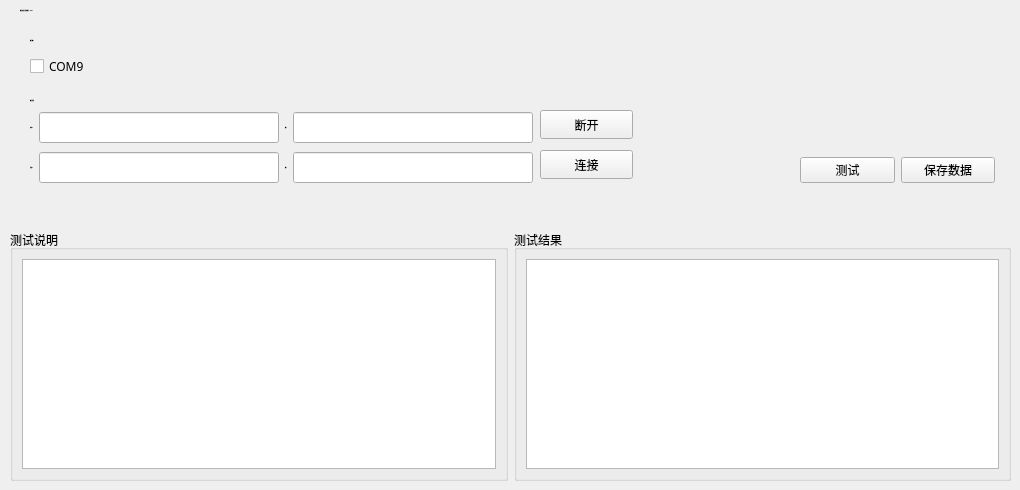
        <widget class="QWidget" name="testexecute_page6">
         <widget class="QWidget" name="layoutWidget_9">
          <property name="geometry">
           <rect>
            <x>10</x>
            <y>230</y>
            <width>1001</width>
            <height>251</height>
           </rect>
          </property>
          <layout class="QGridLayout" name="gridLayout_21">
           <item row="0" column="0">
            <widget class="QGroupBox" name="groupBox_7">
             <property name="title">
              <string>测试说明</string>
             </property>
             <layout class="QGridLayout" name="gridLayout_22">
              <item row="0" column="0">
               <widget class="QTextBrowser" name="testexecute_page6_textBrowser_guide"/>
              </item>
             </layout>
            </widget>
           </item>
           <item row="0" column="1">
            <widget class="QGroupBox" name="groupBox_8">
             <property name="title">
              <string>测试结果</string>
             </property>
             <layout class="QGridLayout" name="gridLayout_23">
              <item row="0" column="0">
               <widget class="QTextBrowser" name="testexecute_page6_textBrowser_log"/>
              </item>
             </layout>
            </widget>
           </item>
          </layout>
         </widget>
         <widget class="QLabel" name="testexecute_page6_label_18">
          <property name="geometry">
           <rect>
            <x>30</x>
            <y>90</y>
            <width>153</width>
            <height>21</height>
           </rect>
          </property>
          <property name="font">
           <font>
            <family>Microsoft YaHei</family>
            <pointsize>-1</pointsize>
            <weight>75</weight>
            <bold>true</bold>
           </font>
          </property>
          <property name="text">
           <string>测试配置</string>
          </property>
         </widget>
         <widget class="QWidget" name="layoutWidget_10">
          <property name="geometry">
           <rect>
            <x>30</x>
            <y>50</y>
            <width>375</width>
            <height>33</height>
           </rect>
          </property>
          <layout class="QGridLayout" name="gridLayout_24">
           <item row="0" column="0">
            <widget class="QCheckBox" name="testexecute_page6_checkBox_com9">
             <property name="font">
              <font>
               <family>Microsoft YaHei</family>
               <pointsize>9</pointsize>
              </font>
             </property>
             <property name="text">
              <string>COM9</string>
             </property>
            </widget>
           </item>
          </layout>
         </widget>
         <widget class="QWidget" name="layoutWidget_11">
          <property name="geometry">
           <rect>
            <x>30</x>
            <y>110</y>
            <width>503</width>
            <height>35</height>
           </rect>
          </property>
          <layout class="QGridLayout" name="gridLayout_25">
           <item row="0" column="0">
            <widget class="QLabel" name="testexecute_page6_label_19">
             <property name="font">
              <font>
               <family>Microsoft YaHei</family>
               <pointsize>-1</pointsize>
               <weight>75</weight>
               <bold>true</bold>
              </font>
             </property>
             <property name="text">
              <string>本地IP</string>
             </property>
            </widget>
           </item>
           <item row="0" column="1">
            <widget class="QLineEdit" name="testexecute_page6_lineEdit_local_ip">
             <property name="font">
              <font>
               <family>Microsoft YaHei</family>
               <pointsize>12</pointsize>
              </font>
             </property>
            </widget>
           </item>
           <item row="0" column="2">
            <widget class="QLabel" name="testexecute_page6_label_20">
             <property name="font">
              <font>
               <family>Microsoft YaHei</family>
               <pointsize>-1</pointsize>
               <weight>75</weight>
               <bold>true</bold>
              </font>
             </property>
             <property name="text">
              <string>端口</string>
             </property>
            </widget>
           </item>
           <item row="0" column="3">
            <widget class="QLineEdit" name="testexecute_page6_lineEdit_local_port">
             <property name="font">
              <font>
               <family>Microsoft YaHei</family>
               <pointsize>12</pointsize>
              </font>
             </property>
            </widget>
           </item>
          </layout>
         </widget>
         <widget class="QLabel" name="testexecute_page6_label_21">
          <property name="geometry">
           <rect>
            <x>20</x>
            <y>0</y>
            <width>241</width>
            <height>21</height>
           </rect>
          </property>
          <property name="font">
           <font>
            <family>Microsoft YaHei</family>
            <pointsize>-1</pointsize>
            <weight>75</weight>
            <bold>true</bold>
           </font>
          </property>
          <property name="text">
           <string>协议转换与控制测试：COM9</string>
          </property>
         </widget>
         <widget class="QWidget" name="layoutWidget_12">
          <property name="geometry">
           <rect>
            <x>800</x>
            <y>150</y>
            <width>195</width>
            <height>41</height>
           </rect>
          </property>
          <layout class="QGridLayout" name="gridLayout_26">
           <item row="0" column="0">
            <widget class="QPushButton" name="testexecute_page6_pushButton_execute">
             <property name="text">
              <string>测试</string>
             </property>
            </widget>
           </item>
           <item row="0" column="1">
            <widget class="QPushButton" name="testexecute_page6_pushButton_savedata">
             <property name="text">
              <string>保存数据</string>
             </property>
            </widget>
           </item>
          </layout>
         </widget>
         <widget class="QPushButton" name="testexecute_page6_pushButton_local_disconnet">
          <property name="geometry">
           <rect>
            <x>540</x>
            <y>110</y>
            <width>93</width>
            <height>29</height>
           </rect>
          </property>
          <property name="text">
           <string>断开</string>
          </property>
         </widget>
         <widget class="QWidget" name="layoutWidget_13">
          <property name="geometry">
           <rect>
            <x>30</x>
            <y>150</y>
            <width>503</width>
            <height>35</height>
           </rect>
          </property>
          <layout class="QGridLayout" name="gridLayout_27">
           <item row="0" column="0">
            <widget class="QLabel" name="testexecute_page6_label_22">
             <property name="font">
              <font>
               <family>Microsoft YaHei</family>
               <pointsize>-1</pointsize>
               <weight>75</weight>
               <bold>true</bold>
              </font>
             </property>
             <property name="text">
              <string>远程IP</string>
             </property>
            </widget>
           </item>
           <item row="0" column="1">
            <widget class="QLineEdit" name="testexecute_page6_lineEdit_remote_ip">
             <property name="font">
              <font>
               <family>Microsoft YaHei</family>
               <pointsize>12</pointsize>
              </font>
             </property>
            </widget>
           </item>
           <item row="0" column="2">
            <widget class="QLabel" name="testexecute_page6_label_23">
             <property name="font">
              <font>
               <family>Microsoft YaHei</family>
               <pointsize>-1</pointsize>
               <weight>75</weight>
               <bold>true</bold>
              </font>
             </property>
             <property name="text">
              <string>端口</string>
             </property>
            </widget>
           </item>
           <item row="0" column="3">
            <widget class="QLineEdit" name="testexecute_page6_lineEdit_remote_port">
             <property name="font">
              <font>
               <family>Microsoft YaHei</family>
               <pointsize>12</pointsize>
              </font>
             </property>
            </widget>
           </item>
          </layout>
         </widget>
         <widget class="QLabel" name="testexecute_page6_label_24">
          <property name="geometry">
           <rect>
            <x>30</x>
            <y>30</y>
            <width>153</width>
            <height>21</height>
           </rect>
          </property>
          <property name="font">
           <font>
            <family>Microsoft YaHei</family>
            <pointsize>-1</pointsize>
            <weight>75</weight>
            <bold>true</bold>
           </font>
          </property>
          <property name="text">
           <string>测试端口</string>
          </property>
         </widget>
         <widget class="QPushButton" name="testexecute_page6_pushButton_remote_link">
          <property name="geometry">
           <rect>
            <x>540</x>
            <y>150</y>
            <width>93</width>
            <height>29</height>
           </rect>
          </property>
          <property name="text">
           <string>连接</string>
          </property>
         </widget>
        </widget>
